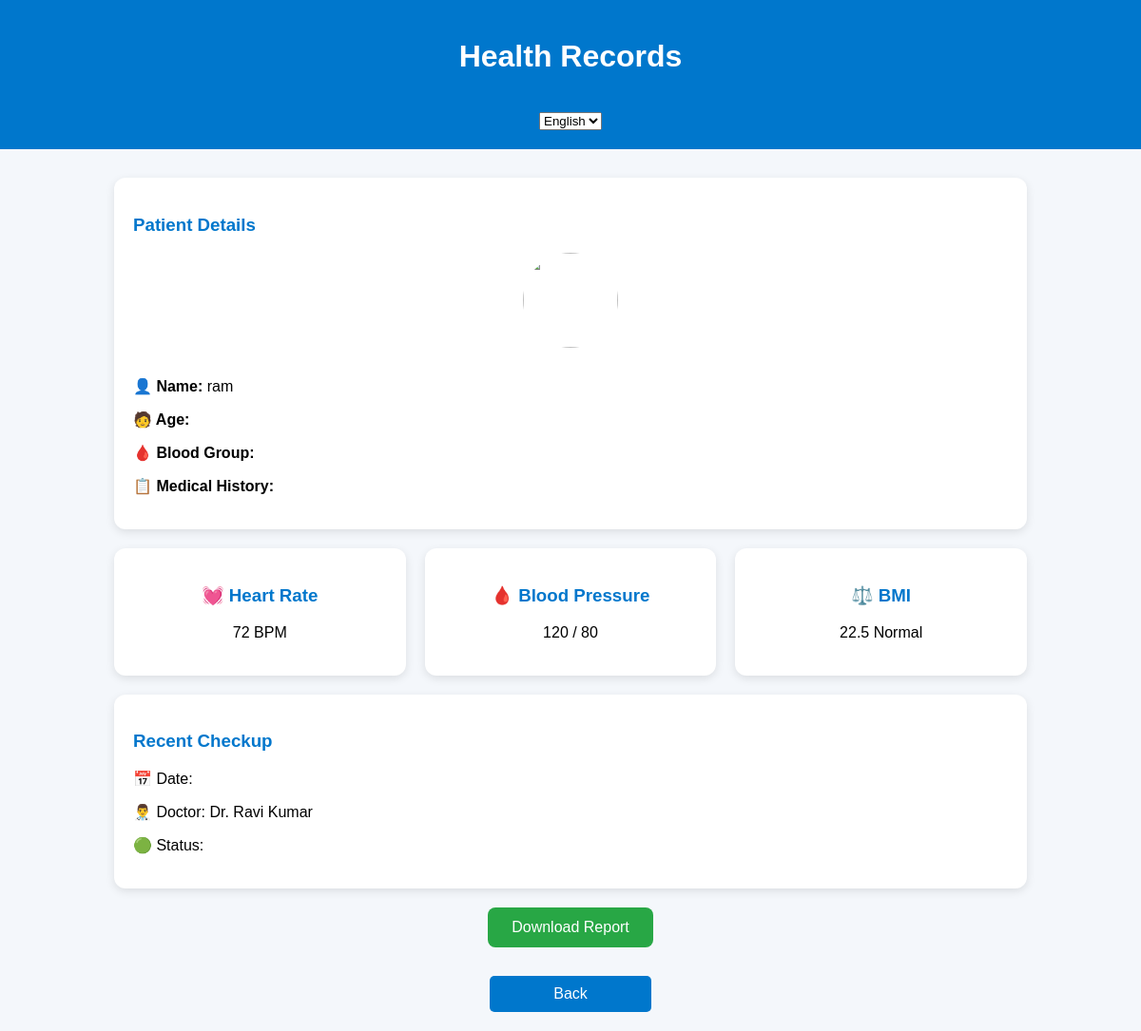
Before: /history with the older database file.
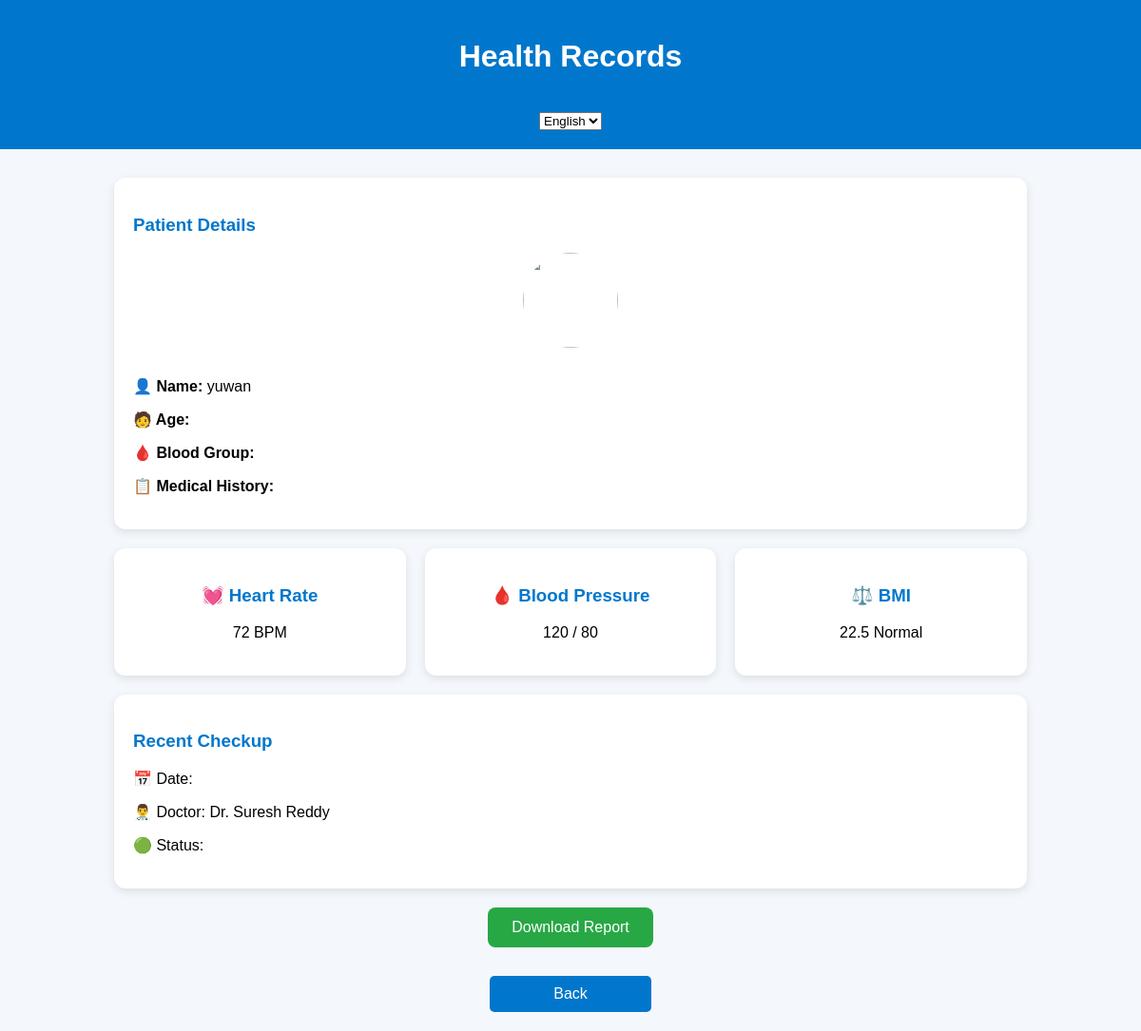
After: the same page with the newer database file.
### app.py (models this page shows)
class Appointment(db.Model):
    id = db.Column(db.Integer, primary_key=True)
    patient_name = db.Column(db.String(100))
    doctor_name = db.Column(db.String(100))
    appointment_date = db.Column(db.String(50))
    appointment_time = db.Column(db.String(50))

### app.py (the view, shortened to what this page needs)
@app.route('/history')
def history():
    latest_appointment = Appointment.query.order_by(
        Appointment.id.desc()
    ).first()
    if latest_appointment:
        record = {
            "patient_name":
            latest_appointment.patient_name,
            "doctor":
            latest_appointment.doctor_name,
            "date":
            latest_appointment.appointment_date,
            "time":
            latest_appointment.appointment_time
        }
    return render_template(
        'patient_history.html',
        record=record
    )

### templates/patient_history.html (shortened to what this page needs)
<!DOCTYPE html>
<html>
<head>
</head>
<body>
<div class="header">
    <h1 id="title">
    </h1>
    <br>
    <select id="languageSelect"
            onchange="changeLanguage()">
        <option value="en">
            English
        </option>
    </select>
</div>
<div class="container">
    <div class="record-card">
        <h3 id="patient-details-title">
        </h3>
        <div style="text-align:center;">
            <img src="{{ url_for('static', filename='patient.png') }}"
                 class="profile-pic">
        </div>
        <p>
            <strong id="name-label">
            </strong>
            {{ record.patient_name }}
        </p>
        <p>
            <strong id="age-label">
            </strong>
        </p>
        <p>
            <strong id="blood-label">
            </strong>
        </p>
        <p>
            <strong id="history-label">
            </strong>
        </p>
    </div>
    <div class="cards-container">
        <div class="health-card">
            <h3>
                💓 Heart Rate
            </h3>
            <p>
                72 BPM
            </p>
        </div>
        <div class="health-card">
            <h3>
                🩸 Blood Pressure
            </h3>
            <p>
                120 / 80
            </p>
        </div>
        <div class="health-card">
            <h3>
                ⚖️ BMI
            </h3>
            <p>
                22.5 Normal
            </p>
        </div>
    </div>
    <div class="record-card">
        <h3 id="checkup-title">
        </h3>
        <p>
            <span id="date-label">
            </span>
        </p>
        <p>
            <span id="doctor-label">
            </span>
            <span id="doctor-name">
                {{ record.doctor }}
            </span>
        </p>
        <p>
            <span id="status-label">
            </span>
        </p>
    </div>
    <div style="text-align:center;">
        <button class="download-btn">
        </button>
    </div>
</div>
<a href="/patient"
   class="back-btn"
   id="back-btn">
</a>
</body>
</html>

Changed rows visible on the page:
no longer on this page (row unchanged): Appointment: patient_name "ram", doctor "Dr. Ravi Kumar"
added Appointment: patient_name "yuwan", doctor "Dr. Suresh Reddy"
